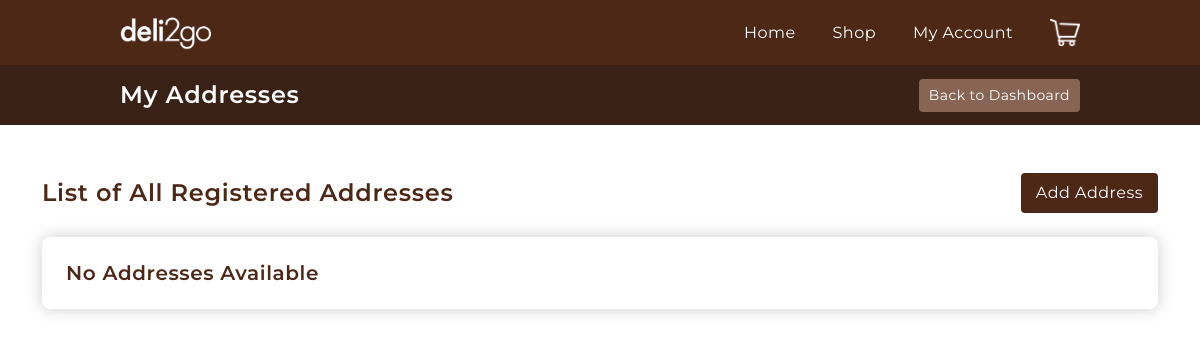
Before: /addresses/ (signed in) with the older database file.
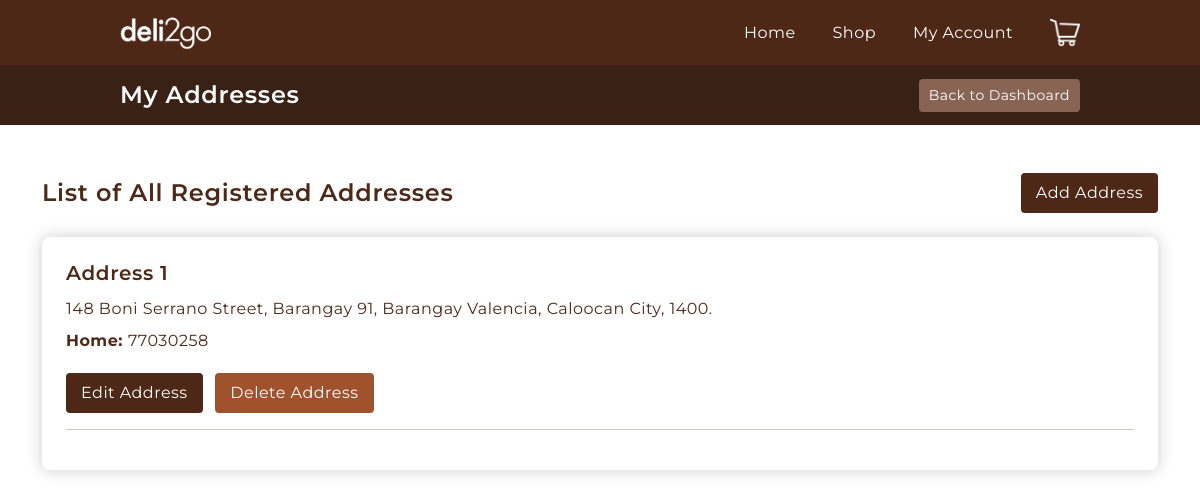
After: the same page with the newer database file.
### cashier/models.py (models this page shows, shortened)
class Address(models.Model):
    street_address = models.CharField(max_length=70)
    barangay = models.CharField(max_length=50)
    city = models.CharField(max_length=50)
    zip_code = models.CharField(max_length=4)
    home_phone = models.CharField(max_length=8)
    customer = models.ForeignKey(Customer, on_delete=models.CASCADE)

### customer/views.py (the view)
# urls.py: path('addresses/', views.addresses, name="addresses"),
@login_required(login_url="login")
def addresses(request):
    customer = request.user.customer
    addresses = customer.address_set.all()
    context = {'addresses':addresses}
    return render(request, 'customer/dashboard/addresses/addresses.html', context)

### templates/customer/dashboard/addresses/addresses.html (shortened to what this page needs)
{% extends 'base.html' %} {% load static %}
{% block topbar %}
<h4>My Addresses</h4>
{% endblock topbar %}
{% block topbar-button %}
<a href="{% url 'dashboard' %}"><button>Back to Dashboard</button></a>
{% endblock topbar-button %}
{% block content %}
<main class="addresses container mt-5">
    <header class="d-flex justify-content-between align-items-center w-100">
        <h4>List of All Registered Addresses</h4>
        <a href="{% url 'add-address' %}"
            ><button class="address__button bg-darkbrown">
                Add Address
            </button></a
        >
    </header>
    <section class="mt-4 mb-5 card-bg p-4">
        {% if addresses %} {% for address in addresses %}
        <div class="address">
            <h5>Address {{ forloop.counter }}</h5>
            <p class="mt-2">
                {{address.street_address}}, {{address.barangay}},
                {{address.city}}, {{address.zip_code}}.
            </p>
            <p><strong>Home: </strong>{{address.home_phone}}</p>
        </div>
        <a href="{% url 'edit-address' address.pk %}"
            ><button class="address__button bg-darkbrown mt-3">
                Edit Address
            </button></a
        >
        <a href=""
            ><button
                data-product="{{address.id}}"
                class="address__button delete-address bg-sienna ms-2 mt-3"
            >
                Delete Address
            </button></a
        >
        <hr />
        {% endfor %} {% else %}
        <h5>No Addresses Available</h5>
        {% endif %}
    </section>
</main>
{% endblock content %}

Changed rows visible on the page:
added Address: street_address "148 Boni Serrano Street, Barangay 91", barangay "Barangay Valencia", city "Caloocan City", zip_code "1400", home_phone "77030258"
Other visible differences:
text no longer shown: "No Addresses Available"
